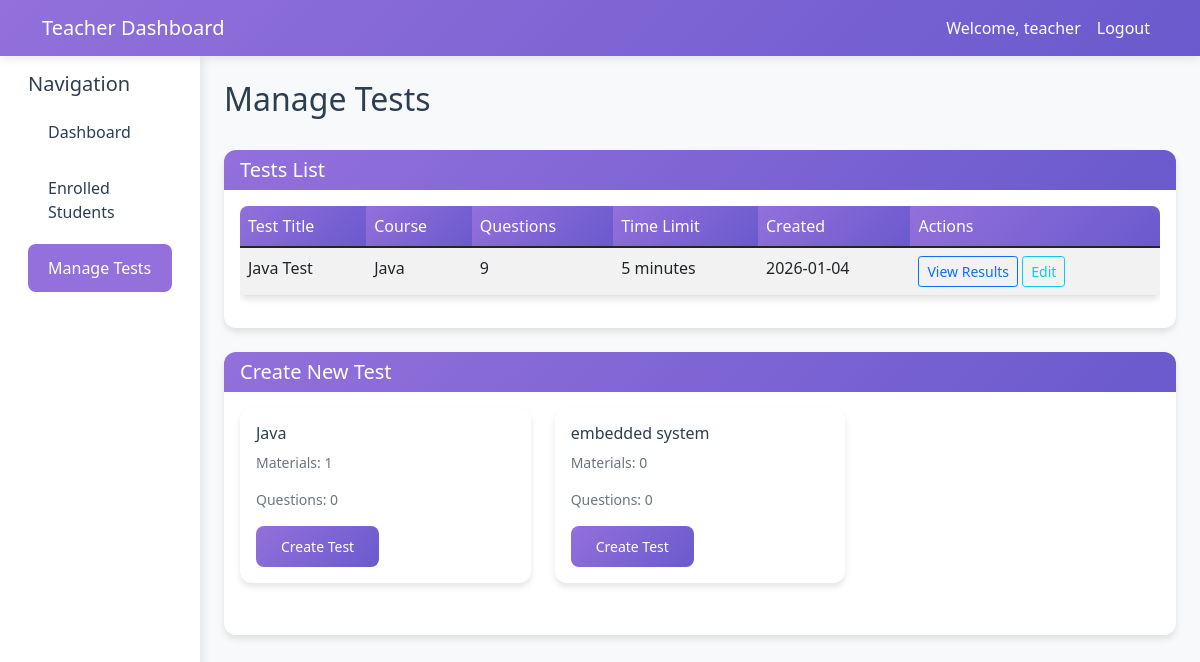
/teacher/tests (signed in), run on the app's committed database.
### models.py (models this page shows, shortened)
class User(UserMixin, db.Model):
    id = db.Column(db.Integer, primary_key=True)
    username = db.Column(db.String(80), unique=True, nullable=False)
    email = db.Column(db.String(120), unique=True, nullable=False)
    password_hash = db.Column(db.String(128))
    role = db.Column(db.String(20), nullable=False)  # admin, teacher, student
    created_at = db.Column(db.DateTime, default=datetime.utcnow)
    teacher_profile = db.relationship('Teacher', backref='user', uselist=False)
    student_profile = db.relationship('Student', backref='user', uselist=False)

class Test(db.Model):
    id = db.Column(db.Integer, primary_key=True)
    course_id = db.Column(db.Integer, db.ForeignKey('course.id'), nullable=False)
    title = db.Column(db.String(200), nullable=False)
    description = db.Column(db.Text)
    time_limit = db.Column(db.Integer)  # in minutes
    created_at = db.Column(db.DateTime, default=datetime.utcnow)
    test_questions = db.relationship('TestQuestion', backref='test', lazy=True)
    results = db.relationship('TestResult', backref='test', lazy=True)

class Course(db.Model):
    id = db.Column(db.Integer, primary_key=True)
    title = db.Column(db.String(200), nullable=False)
    description = db.Column(db.Text)
    teacher_id = db.Column(db.Integer, db.ForeignKey('teacher.id'), nullable=False)
    created_at = db.Column(db.DateTime, default=datetime.utcnow)
    materials = db.relationship('CourseMaterial', backref='course', lazy=True)
    enrollments = db.relationship('Enrollment', backref='course', lazy=True)
    tests = db.relationship('Test', backref='course', lazy=True)

### app.py (the view)
@app.route('/teacher/tests')
@login_required
def manage_tests():
    if current_user.role != 'teacher':
        flash('Access denied', 'error')
        return redirect(url_for('login'))
    teacher = Teacher.query.filter_by(user_id=current_user.id).first()
    courses = Course.query.filter_by(teacher_id=teacher.id).all()
    tests = []
    for course in courses:
        tests.extend(course.tests)
    return render_template('teacher/tests.html', tests=tests, theme_color=THEME_COLOR)

### app.py (called while the page is built)
@login_manager.user_loader
def load_user(user_id):
    return User.query.get(int(user_id))

### templates/teacher/tests.html (shortened to what this page needs)
<!DOCTYPE html>
<html lang="en">
<head>
    <link href="https://cdn.jsdelivr.net/npm/bootstrap@5.1.3/dist/css/bootstrap.min.css" rel="stylesheet">
    <link href="{{ url_for('static', filename='css/style.css') }}" rel="stylesheet">
</head>
<body>
    <nav class="navbar navbar-expand-lg navbar-dark">
        <div class="container">
            <a class="navbar-brand" href="#">Teacher Dashboard</a>
            <div class="navbar-nav ms-auto">
                <span class="nav-link">Welcome, {{ current_user.username }}</span>
                <a class="nav-link" href="{{ url_for('logout') }}">Logout</a>
            </div>
        </div>
    </nav>
    <div class="container-fluid">
        <div class="row">
            <div class="col-md-3 col-lg-2 sidebar">
                <div class="p-3">
                    <h5>Navigation</h5>
                    <ul class="nav flex-column">
                        <li class="nav-item">
                            <a class="nav-link" href="{{ url_for('teacher_dashboard') }}">Dashboard</a>
                        </li>
                        <li class="nav-item">
                            <a class="nav-link" href="{{ url_for('enrolled_students') }}">Enrolled Students</a>
                        </li>
                        <li class="nav-item">
                            <a class="nav-link active" href="{{ url_for('manage_tests') }}">Manage Tests</a>
                        </li>
                    </ul>
                </div>
            </div>
            <div class="col-md-9 col-lg-10 ms-sm-auto px-4 py-4">
                <div class="d-flex justify-content-between align-items-center mb-4">
                    <h2>Manage Tests</h2>
                </div>
                <div class="card">
                    <div class="card-header">
                        <h5 class="card-title mb-0">Tests List</h5>
                    </div>
                    <div class="card-body">
                        {% if tests %}
                            <div class="table-responsive">
                                <table class="table table-striped">
                                    <thead>
                                        <tr>
                                            <th>Test Title</th>
                                            <th>Course</th>
                                            <th>Questions</th>
                                            <th>Time Limit</th>
                                            <th>Created</th>
                                            <th>Actions</th>
                                        </tr>
                                    </thead>
                                    <tbody>
                                        {% for test in tests %}
                                        <tr>
                                            <td>{{ test.title }}</td>
                                            <td>{{ test.course.title }}</td>
                                            <td>{{ test.test_questions|length }}</td>
                                            <td>{{ test.time_limit }} minutes</td>
                                            <td>{{ test.created_at.strftime('%Y-%m-%d') }}</td>
                                            <td>
                                                <a href="#" class="btn btn-sm btn-outline-primary">View Results</a>
                                                <a href="#" class="btn btn-sm btn-outline-info">Edit</a>
                                            </td>
                                        </tr>
                                        {% endfor %}
                                    </tbody>
                                </table>
                            </div>
                        {% else %}
                            <p class="text-muted text-center">No tests created yet.</p>
                        {% endif %}
                    </div>
                </div>
<div class="card mt-4">
    <div class="card-header">
        <h5 class="card-title mb-0">Create New Test</h5>
    </div>
    <div class="card-body">
        <div class="row">
            {% for course in current_user.teacher_profile.courses %}
            <div class="col-md-4 mb-3">
                <div class="card">
                    <div class="card-body">
                        <h6>{{ course.title }}</h6>
                        <p class="small text-muted">Materials: {{ course.materials|length }}</p>
                        <p class="small text-muted">
                            Questions:
                            {% set question_count = 0 %}
                            {% for material in course.materials %}
                                {% set question_count = question_count + material.questions|length %}
                            {% endfor %}
                            {{ question_count }}
                        </p>
                        <a href="{{ url_for('create_test', course_id=course.id) }}" class="btn btn-primary btn-sm">Create Test</a>
                    </div>
                </div>
            </div>
            {% endfor %}
        </div>
    </div>
</div>
            </div>
        </div>
    </div>
</body>
</html>

### static/css/style.css (style rules this page uses)
:root { --primary-color: #9370DB; --primary-dark: #7B68EE; --primary-light: #AB9BFF; --secondary-color: #6A5ACD; --accent-color: #483D8B; --text-dark: #2C3E50; --text-light: #7F8C8D; --bg-light: #F8F9FA; --bg-white: #FFFFFF; --success-color: #28A745; --warning-color: #FFC107; --danger-color: #DC3545; --info-color: #17A2B8; }
body { font-family: 'Segoe UI', Tahoma, Geneva, Verdana, sans-serif; background-color: var(--bg-light); color: var(--text-dark); }
.navbar { background: linear-gradient(135deg, var(--primary-color), var(--secondary-color)); box-shadow: 0 2px 10px rgba(0,0,0,0.1); }
.navbar-brand, .navbar-nav .nav-link { color: white !important; font-weight: 500; }
.sidebar { background: var(--bg-white); min-height: calc(100vh - 56px); box-shadow: 2px 0 10px rgba(0,0,0,0.1); }
.sidebar .nav-link { color: var(--text-dark); padding: 12px 20px; border-radius: 8px; margin: 4px 0; transition: all 0.3s ease; }
.sidebar .nav-link:hover, .sidebar .nav-link.active { background-color: var(--primary-color); color: white; }
.card { border: none; border-radius: 12px; box-shadow: 0 4px 6px rgba(0,0,0,0.1); transition: transform 0.3s ease; margin-bottom: 20px; }
.card-header { background: linear-gradient(135deg, var(--primary-color), var(--secondary-color)); color: white; border-radius: 12px 12px 0 0 !important; border: none; }
.btn-primary { background: linear-gradient(135deg, var(--primary-color), var(--secondary-color)); border: none; border-radius: 8px; padding: 10px 25px; font-weight: 500; transition: all 0.3s ease; }
.table { background: white; border-radius: 8px; overflow: hidden; box-shadow: 0 4px 6px rgba(0,0,0,0.1); }
.table th { background: linear-gradient(135deg, var(--primary-color), var(--secondary-color)); color: white; border: none; font-weight: 500; }

### data on the page
User: username "teacher"
Test: title "Java Test", course "Java", test_questions|length "9", time_limit "5", created_at "2026-01-04"
Course: title "Java", materials|length "1", question_count "0"
Course: title "embedded system", materials|length "0", question_count "0"
